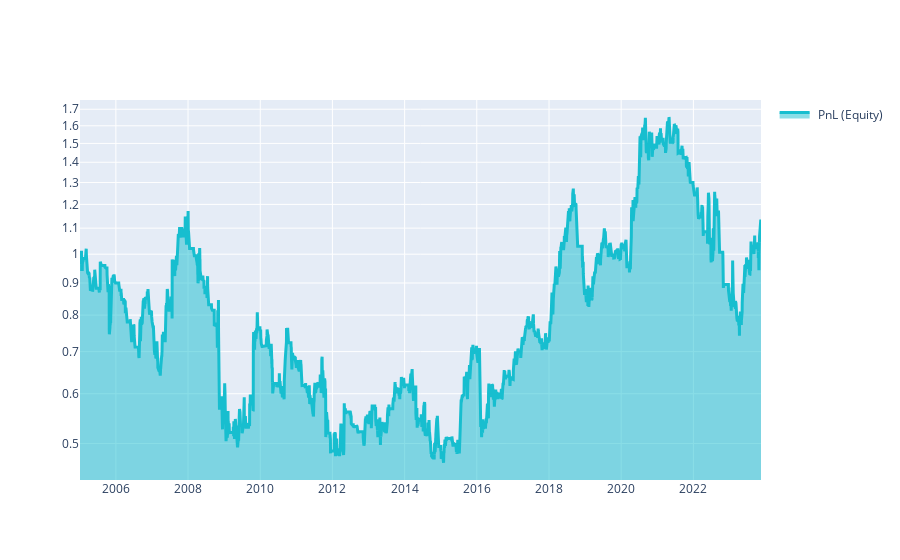
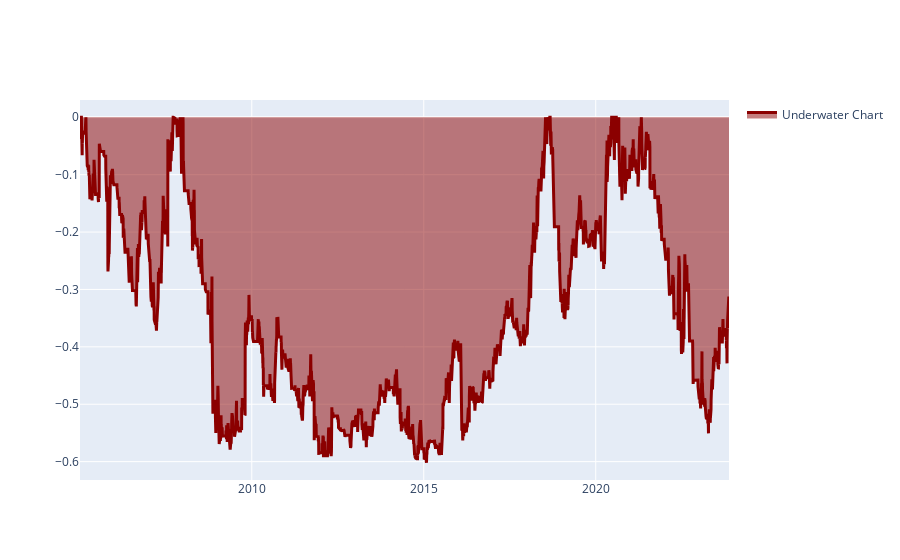
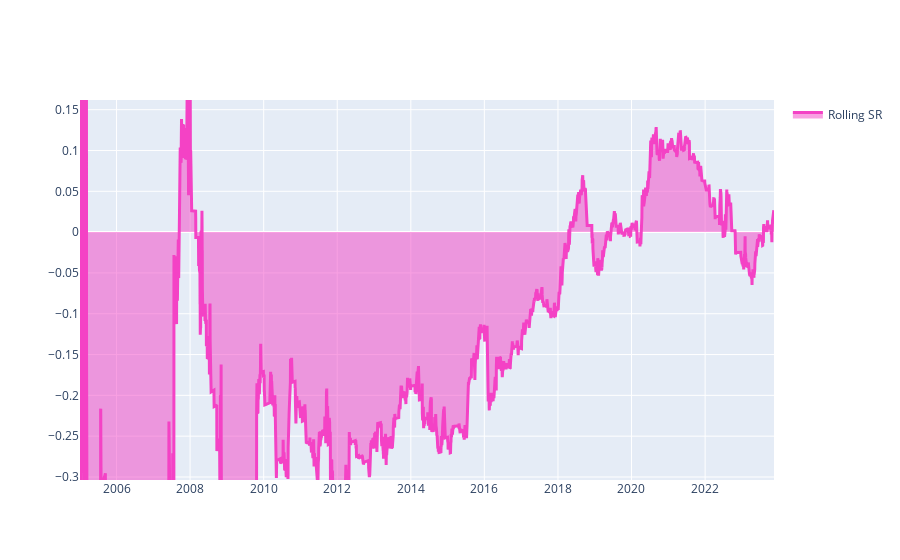
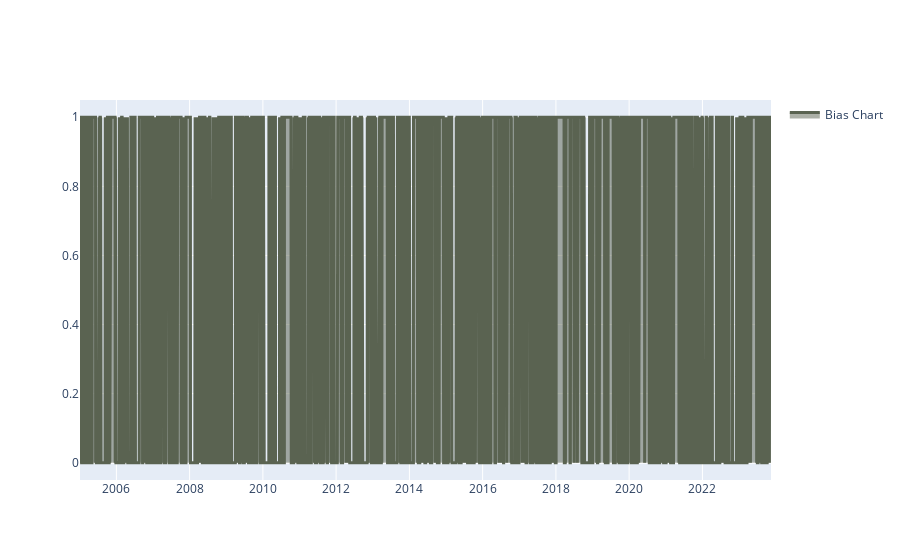

The code cell stored with these charts, in order, in its notebook:
### Code cell
def load_data(period):
    return qndata.stocks.load_ndx_data(tail=period, assets=["NAS:AMZN"])



def predict_weights(market_data):

    def get_ml_model():
        
        model = RidgeClassifier(random_state=18)
        return model

    def get_features(data):
        def take_log(prices_pandas_):
            prices_pandas = prices_pandas_.copy(True)
            assets = prices_pandas.columns
            for asset in assets:
                prices_pandas[asset] = np.log(prices_pandas[asset])
            return prices_pandas
        price = data.sel(field="close").ffill("time").bfill("time").fillna(0)
        for_result = price.to_pandas()
        features_df = take_log(for_result)
        return features_df

    def get_target_classes(data):
        price_current = data.sel(field="close").dropna("time")
        price_future = price_current.shift(time=-1).dropna("time")

        class_positive = 1
        class_negative = 0

        target_is_price_up = xr.where(price_future > price_current, class_positive, class_negative)
        return target_is_price_up.to_pandas()

    data = market_data.copy(True)

    asset_name_all = data.coords["asset"].values
    features_all_df = get_features(data)
    target_all_df = get_target_classes(data)

    predict_weights_next_day_df = data.sel(field="close").isel(time=-1).to_pandas()

    for asset_name in asset_name_all:
        target_for_learn_df = target_all_df[asset_name]
        feature_for_learn_df = features_all_df[asset_name][:-1]

        target_for_learn_df, feature_for_learn_df = target_for_learn_df.align(feature_for_learn_df, axis=0, join="inner")

        model = get_ml_model()
        try:
            model.fit(feature_for_learn_df.values.reshape(-1, 1), target_for_learn_df)

            feature_for_predict_df = features_all_df[asset_name][-1:]

            predict = model.predict(feature_for_predict_df.values.reshape(-1, 1))
            predict_weights_next_day_df[asset_name] = predict
        except:
            logging.exception("model failed")
            return xr.zeros_like(data.isel(field=0, time=0))

    return predict_weights_next_day_df.to_xarray()

weights = qnbt.backtest(
    competition_type = "stocks_nasdaq100",
    load_data        = load_data,
    lookback_period  = 10,
    start_date       = "2005-01-01",
    strategy         = predict_weights,
    analyze          = True,
    build_plots      = True
)

### Figure 1 — Plotly figure (JSON) as saved in the notebook; plotly's stock layout.template omitted (floating-point values rounded to 4 significant figures; data arrays with more than 128 entries replaced by an {"elided": "..."} marker saying what was removed)
{"data": [{"fill": "tonexty", "line": {"color": "#17BECF", "width": 3}, "name": " PnL (Equity)", "type": "scatter", "x": {"elided": "4753 str values"}, "y": {"elided": "4753 float values"}}], "layout": {"showlegend": true, "yaxis": {"range": [-0.359, 0.2451], "type": "log"}}}

### Figure 2 — Plotly figure (JSON) as saved in the notebook; plotly's stock layout.template omitted (floating-point values rounded to 4 significant figures; data arrays with more than 128 entries replaced by an {"elided": "..."} marker saying what was removed)
{"data": [{"fill": "tonexty", "line": {"color": "darkred", "width": 3}, "name": "Underwater Chart", "type": "scatter", "x": {"elided": "4753 str values"}, "y": {"elided": "4753 float values"}}], "layout": {"showlegend": true, "yaxis": {"range": [-0.632, 0.0301]}}}

### Figure 3 — Plotly figure (JSON) as saved in the notebook; plotly's stock layout.template omitted (floating-point values rounded to 4 significant figures; data arrays with more than 128 entries replaced by an {"elided": "..."} marker saying what was removed)
{"data": [{"fill": "tonexty", "line": {"color": "#F442C5", "width": 3}, "name": "Rolling SR", "type": "scatter", "x": {"elided": "4753 str values"}, "y": {"elided": "4753 float values"}}], "layout": {"showlegend": true, "yaxis": {"range": [-0.3037, 0.1619]}}}

### Figure 4 — Plotly figure (JSON) as saved in the notebook; plotly's stock layout.template omitted (floating-point values rounded to 4 significant figures; data arrays with more than 128 entries replaced by an {"elided": "..."} marker saying what was removed)
{"data": [{"fill": "tonexty", "line": {"color": "#5A6351", "width": 3}, "name": "Bias Chart", "type": "scatter", "x": {"elided": "4753 str values"}, "y": {"elided": "4753 int values"}}], "layout": {"showlegend": true, "yaxis": {"range": [-0.05, 1.05]}}}
